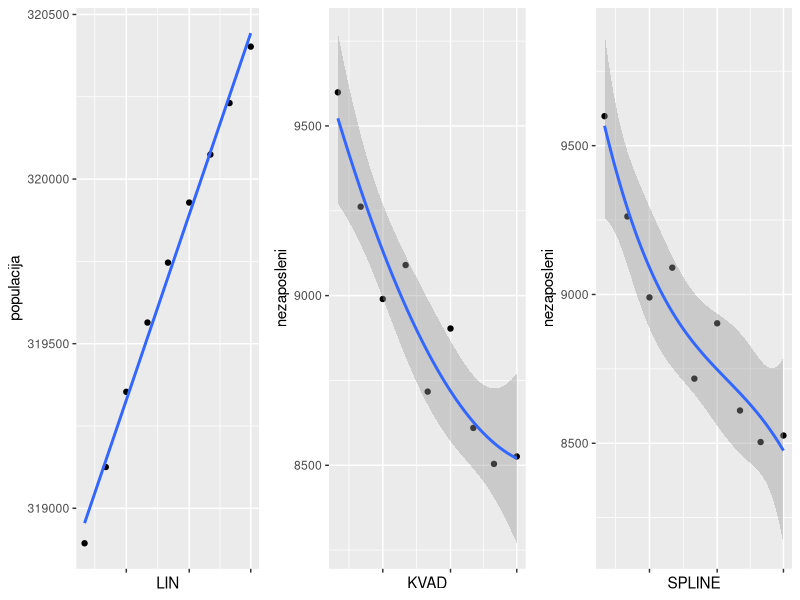
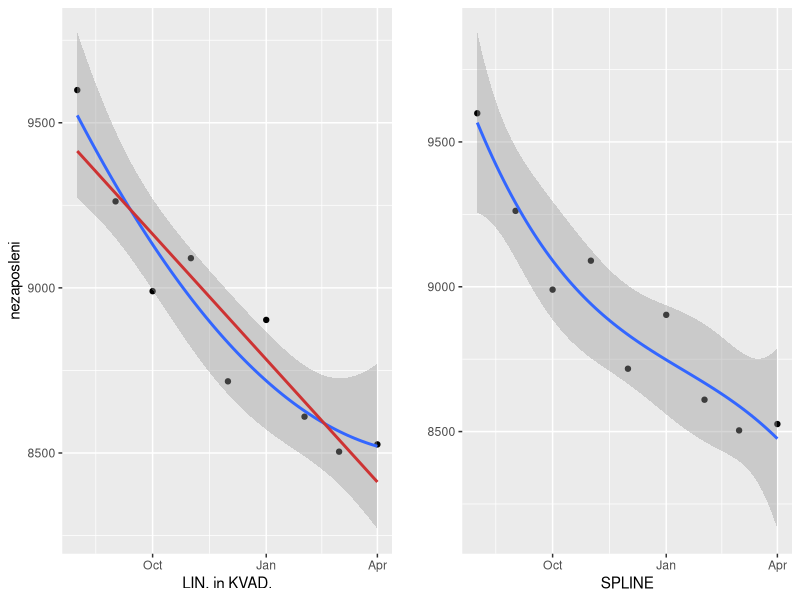
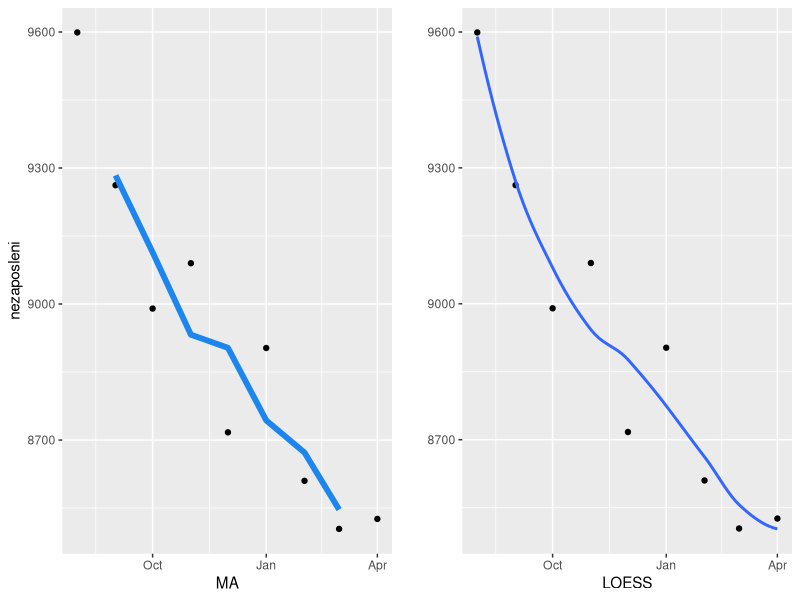

Reproduce these figures in R, in order.
library(tidyverse)
library(gridExtra)
#library(reshape2)

#vzorčni testni podatki
#"date","pce","pop","psavert","uempmed","unemploy"

df <- data.frame(datum = economics$date,
                 populacija = economics$pop, 
                 nezaposleni = economics$unemploy,
                 stringsAsFactors=FALSE) 
df <- subset(df, datum > "2014-07-01")
#df.long <- reshape2::melt(df, id = "datum", measure = c("populacija", "nezaposleni"))

#grafi
#theme_set(theme_gray())


## LOESS
p2e <- ggplot(data=df, aes(x=datum, y=populacija) ) +
  geom_point() +
  geom_smooth(method = "loess") #loess


##Linija
p1a <- ggplot(data=df, aes(x=datum, y=populacija )) +
  geom_point() +
  geom_smooth(method = lm, se = F) +
  theme(axis.text.x=element_blank()) + xlab("LIN")

#ggplot(data=df.long, aes(x=datum, y=value, color=variable )) +
#  geom_point() +
#  geom_smooth(method = "lm", se = F)


## kvadratna povezava
p1b <- ggplot(data=df, aes(x=datum, y=nezaposleni )) +
  geom_point() +
  geom_smooth(method = lm, formula = y ~ x + I(x^2), se = T) +
  theme(axis.text.x=element_blank())  + xlab("KVAD")

#ggplot(data=df, aes(x=datum, y=nezaposleni )) +
#  geom_point() +
#  geom_smooth(method = lm, formula = y ~ poly(x, 2), se = T) +
#  geom_smooth(method = lm, se = F, color = "red", size = 0.5) +

## Spline
p1c <- ggplot(data=df, aes(x=datum, y=nezaposleni) ) +
  geom_point() + 
  geom_smooth(method = lm, formula = y ~ splines::bs(x, 3), se = TRUE) +
  theme(axis.text.x=element_blank()) + xlab("SPLINE")


gridExtra::grid.arrange(p1a, p1b, p1c, nrow=1)

p1 <- ggplot(data=df, aes(x=datum, y=nezaposleni )) +
  geom_point() +
  geom_smooth(method = lm, formula = y ~ poly(x, 2), se = T) +
  geom_smooth(method = lm, se = F, color = "#CD3333", size = 1) +
  xlab("LIN. in KVAD.")

p2 <- ggplot(data=df, aes(x=datum, y=nezaposleni) ) +
  geom_point() + 
  geom_smooth(method = lm, formula = y ~ splines::bs(x, 3), se = TRUE) +
  xlab("SPLINE") + ylab("")

gridExtra::grid.arrange(p1, p2, nrow=1)

##MA
###https://www.datascience.com/blog/introduction-to-forecasting-with-arima-in-r-learn-data-science-tutorials

library(forecast)
library(tseries)

nz <- ts(df$nezaposleni)
df$nz <- tsclean(nz)
df$ma <- ma(df$nz, order = 3) #moving average 3monts

p1 <- ggplot() +
  geom_point(data=df, aes(x=datum, y=nz)) +
  geom_line(data=df, aes(x=datum, y=ma), color="#1C86EE", size = 2) +
  ylab("nezaposleni") +
  xlab("MA")

p2 <- ggplot() +
  geom_point(data=df, aes(x=datum, y=nz)) +
  geom_smooth(data=df, aes(x=datum, y=nz), method = "loess", se=F) +
  ylab("") +
  xlab("LOESS")

gridExtra::grid.arrange(p1, p2, nrow=1)

#https://newonlinecourses.science.psu.edu/stat510/node/70/
  
  